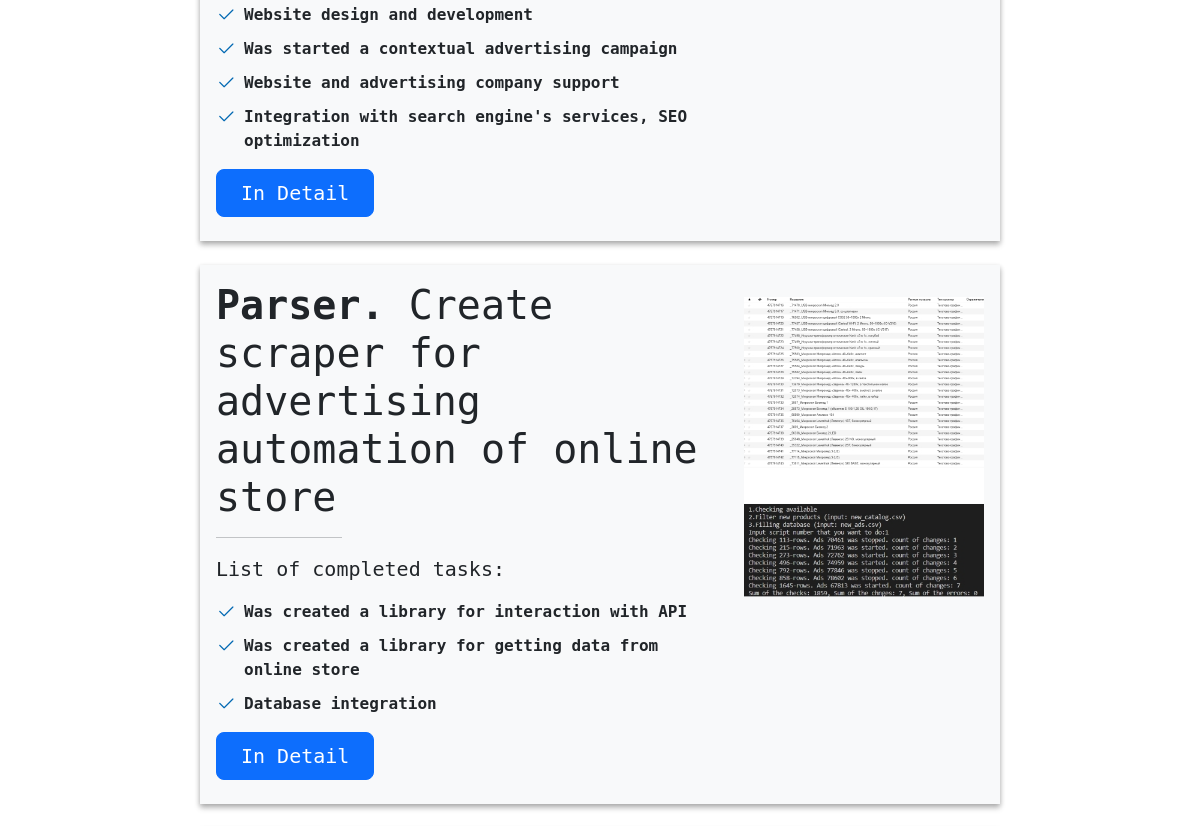
The page /en/projects/ (middle part) on the database as committed earlier.
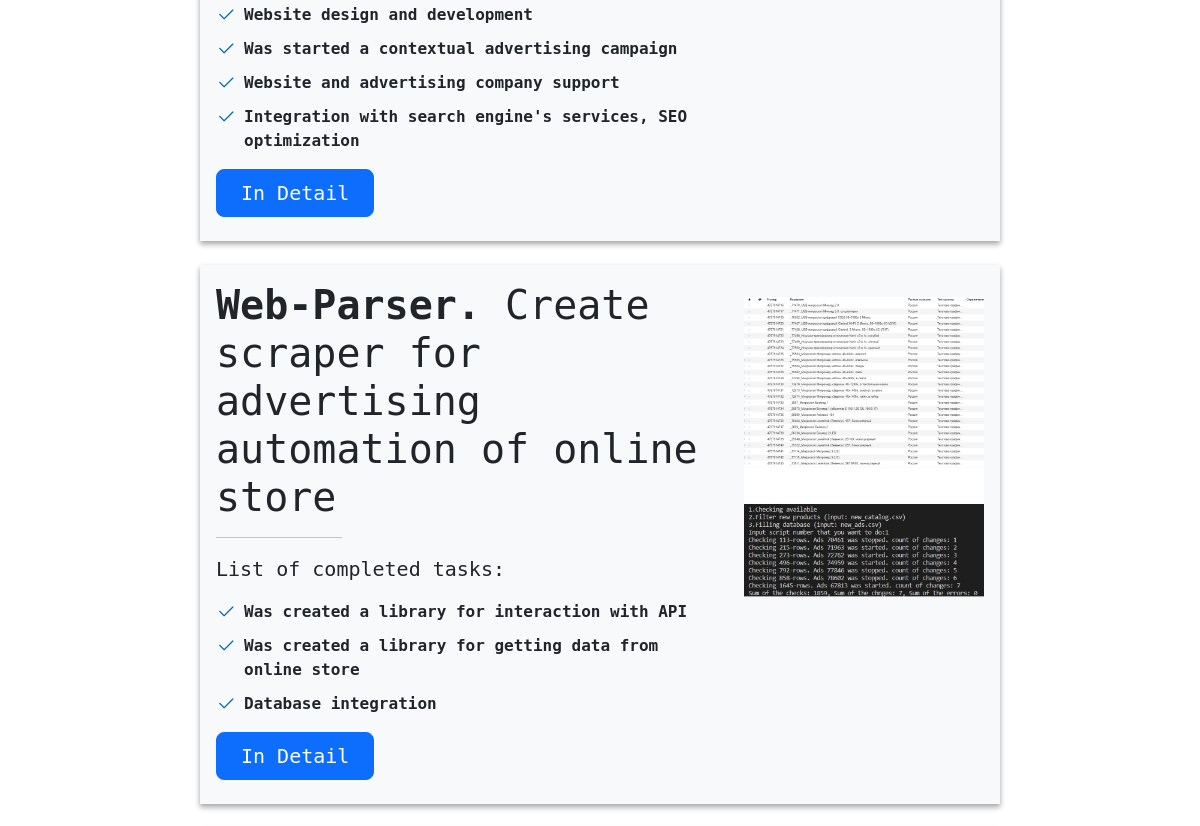
The same page on the database as committed later.
### Class_SQLAlchemy.py (models this page shows, shortened)
class projects(db.Model):
    id = db.Column(db.Integer, unique=True, primary_key=True)
    title = db.Column(db.String(100), nullable=False)
    short_discription = db.Column(db.String(2000), nullable=True)
    photo = db.Column(db.String(500), nullable=True)
    url = db.Column(db.String(100), nullable=True)
    url_name = db.Column(db.String(100), nullable=True)
    visibility = db.Column(db.String(50), default='visible', nullable=False)
    content = db.Column(db.String(50000), nullable=True)
    language = db.Column(db.String(20), nullable=False)
    priorities = db.Column(db.Integer)
    note = db.Column(db.String(200), nullable=True)

### en/en.py (the view)
@en.route('/projects/')
def Projects():
    content = projects.query.filter_by(visibility='visible', language='en').order_by(projects.priorities.desc()).all()
    return render_template('projects.html', general=get_general_content('projects'), content=content)

### en/en.py (called while the page is built)
def get_general_content(url_name):
    res = {}
    try:
        res['Menu'] = Menu.query.filter_by(visibility='visible', language='en').order_by(Menu.priorities).all()
        res['SEO'] = SEO.query.filter_by(language='en', url_name=url_name).first()
        return res
    except:
        abort(404)

### templates/projects.html
{% extends "layout.html" %}
{% block body %}
{% for item in content %}
<div class="container-flex project-tasks col-lg-8 mx-auto my-4 p-3">
        <div class="row">
            <div class="col-md-8 col-sm-12">
                    <h1 class="mb-3">{{ item.title|safe }}</h1>
                    <hr class="col-5 col-md-3">
                    {{ item.short_discription|safe }}
                    <div>
                        <a href="{{ item.url }}" class="btn btn-primary btn-lg px-4 mb-2">
                        {% if item.language == 'ru' %}
                        Подробнее
                        {% elif item.language == 'en' %}
                        In Detail
                        {% endif %}
                        </a>
                    </div>
            </div>
            <div class="col-md-4 col-sm-12 pt-sm-3 text-center">
                <img src="{{ item.photo }}" class="img-fluid" alt="{{ item.title }}">
            </div>
        </div>
</div>
{% endfor %}
{% endblock %}

Rows that differ between the two databases and show on the page:
changed projects: title "Parser. Create scraper for advertising automation of online store" → "Web-Parser. Create scraper for advertising automation of online store"
